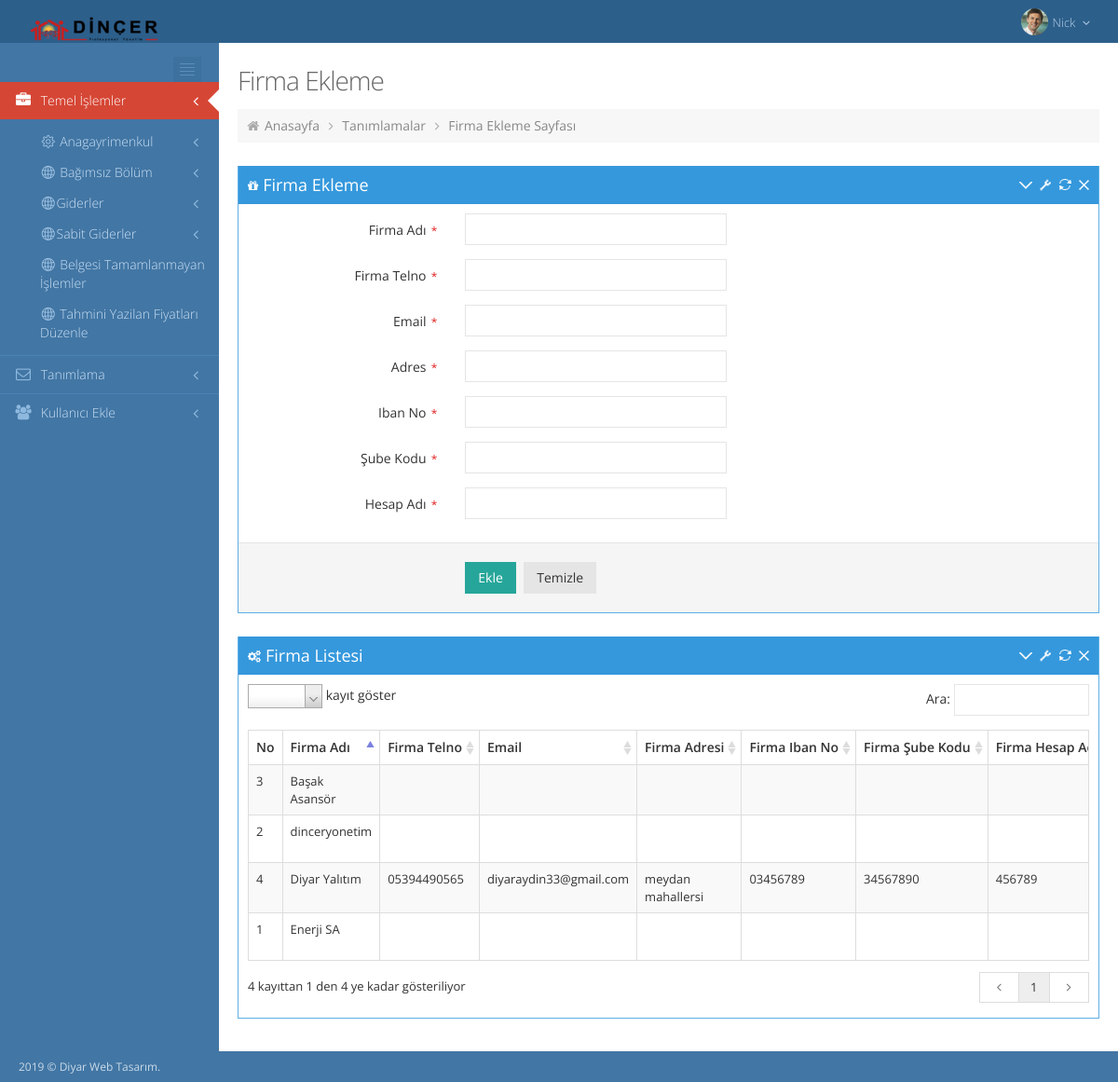
The page /templates/admin/firma_ekle.php on the database its author committed.
### tables this page shows
CREATE TABLE `tb_firma` (
  `id` int(11) NOT NULL,
  `ad` varchar(50) DEFAULT NULL,
  `telno` varchar(50) DEFAULT NULL,
  `email` varchar(50) DEFAULT NULL,
  `adres` varchar(200) DEFAULT NULL,
  `iban_no` varchar(50) DEFAULT NULL,
  `subekodu` varchar(50) DEFAULT NULL,
  `hesapadi` varchar(250) DEFAULT NULL
);

### templates/admin/firma_ekle.php (the view, shortened to what this page needs)
<?php
include("db/connection.php");
 ?>
<!DOCTYPE html>
<html lang="en">
<head>
<?php include'page_flash.php'; ?>
<link href="../../assets/global/plugins/font-awesome/css/font-awesome.min.css" rel="stylesheet" type="text/css"/>
<link href="../../assets/global/plugins/simple-line-icons/simple-line-icons.min.css" rel="stylesheet" type="text/css"/>
<link href="../../assets/global/plugins/bootstrap/css/bootstrap.min.css" rel="stylesheet" type="text/css"/>
<link href="../../assets/global/plugins/uniform/css/uniform.default.css" rel="stylesheet" type="text/css"/>
<link href="../../assets/global/plugins/bootstrap-switch/css/bootstrap-switch.min.css" rel="stylesheet" type="text/css"/>
<link href="../../assets/global/css/components.css" id="style_components" rel="stylesheet" type="text/css"/>
<link href="../../assets/global/css/plugins.css" rel="stylesheet" type="text/css"/>
<link href="../../assets/admin/layout/css/layout.css" rel="stylesheet" type="text/css"/>
<link id="style_color" href="../../assets/admin/layout/css/themes/blue.css" rel="stylesheet" type="text/css"/>
<link href="../../assets/admin/layout/css/custom.css" rel="stylesheet" type="text/css"/>
<link rel="stylesheet" type="text/css" href="../../assets/global/plugins/select2/select2.css"/>
<link rel="stylesheet" type="text/css" href="../../assets/global/plugins/datatables/extensions/Scroller/css/dataTables.scroller.min.css"/>
<link rel="stylesheet" type="text/css" href="../../assets/global/plugins/datatables/extensions/ColReorder/css/dataTables.colReorder.min.css"/>
<link rel="stylesheet" type="text/css" href="../../assets/global/plugins/datatables/plugins/bootstrap/dataTables.bootstrap.css"/>
</head>
<body class="page-header-fixed page-quick-sidebar-over-content">
<?php include 'header.php'; ?>
<div class="page-container">
	<div class="page-sidebar-wrapper">
		<?php include 'side_menu.php'; ?>
	</div>
	<div class="page-content-wrapper">
		<div class="page-content">
			<h3 class="page-title">
			Firma Ekleme
			</h3>
			<div class="page-bar">
				<ul class="page-breadcrumb">
					<li>
						<i class="fa fa-home"></i>
						<a href="index.php">Anasayfa</a>
						<i class="fa fa-angle-right"></i>
					</li>
					<li>
						<a href="">Tanımlamalar</a>
						<i class="fa fa-angle-right"></i>
					</li>
					<li>
						<a href="">Firma Ekleme  Sayfası</a>
					</li>
				</ul>
			</div>
			<div class="row">
				<div class="col-md-12">
					<div class="row">
				<div class="col-md-12">
					<div class="portlet box blue">
						<div class="portlet-title">
							<div class="caption">
								<i class="fa fa-gift"></i>Firma Ekleme
							</div>
							<div class="tools">
								<a href="javascript:;" class="collapse">
								</a>
								<a href="#portlet-config" data-toggle="modal" class="config">
								</a>
								<a href="javascript:;" class="reload">
								</a>
								<a href="javascript:;" class="remove">
								</a>
							</div>
						</div>
						<div class="portlet-body form">
							<form action="firma_ekle_control.php" method="post"  class="form-horizontal">
								<div class="form-body">
									<div class="form-group">
										<label class="control-label col-md-3">Firma Adı<span class="required">
										* </span>
										</label>
										<div class="col-md-4">
											<input type="text" name="firma_adi" data-required="1" class="form-control"/>
										</div>
									</div>
										<div class="form-group">
										<label class="control-label col-md-3">Firma Telno<span class="required">
										* </span>
										</label>
										<div class="col-md-4">
											<input type="text" name="firma_telno" data-required="1" class="form-control"/>
										</div>
									</div>
										<div class="form-group">
										<label class="control-label col-md-3">Email<span class="required">
										* </span>
										</label>
										<div class="col-md-4">
											<input type="text" name="firma_email" data-required="1" class="form-control"/>
										</div>
									</div>
										<div class="form-group">
										<label class="control-label col-md-3">Adres<span class="required">
										* </span>
										</label>
										<div class="col-md-4">
											<input type="text" name="firma_adres" data-required="1" class="form-control"/>
										</div>
									</div>
										<div class="form-group">
										<label class="control-label col-md-3">Iban No<span class="required">
										* </span>
										</label>
										<div class="col-md-4">
											<input type="text" name="firma_ibanno" data-required="1" class="form-control"/>
										</div>
									</div>
										<div class="form-group">
										<label class="control-label col-md-3">Şube Kodu<span class="required">
										* </span>
										</label>
										<div class="col-md-4">
											<input type="text" name="firma_subekodu" data-required="1" class="form-control"/>
										</div>
									</div>
										<div class="form-group">
										<label class="control-label col-md-3">Hesap Adı<span class="required">
										* </span>
										</label>
										<div class="col-md-4">
											<input type="text" name="firma_hesapadi" data-required="1" class="form-control"/>
										</div>
									</div>
								</div>
								<div class="form-actions">
									<div class="row">
										<div class="col-md-offset-3 col-md-9">
											<button type="submit" class="btn green">Ekle</button>
											<button type="reset" class="btn default">Temizle</button>
										</div>
									</div>
								</div>
							</form>
						</div>
					</div>
				</div>
			</div>
<div class="portlet box blue">
						<div class="portlet-title">
							<div class="caption">
								<i class="fa fa-cogs"></i>Firma  Listesi
							</div>
							<div class="tools">
								<a href="javascript:;" class="collapse">
								</a>
								<a href="#portlet-config" data-toggle="modal" class="config">
								</a>
								<a href="javascript:;" class="reload">
								</a>
								<a href="javascript:;" class="remove">
								</a>
							</div>
						</div>
						<div class="portlet-body">
							<div class="portlet-body">
								<table class="table table-striped table-bordered table-hover" id="sample_6">
								<thead>
								<tr>
									<th scope="col" style="width:50px">
										No
									</th>
									<th scope="col" style="width:450px !important">
										Firma Adı
									</th>
										<th scope="col" style="width:450px !important">
										Firma Telno
									</th>
										<th scope="col" style="width:450px !important">
										Email
									</th>
										<th scope="col" style="width:450px !important">
										Firma Adresi
									</th>
										<th scope="col" style="width:450px !important">
										Firma Iban No
									</th>
										<th scope="col" style="width:450px !important">
										Firma Şube Kodu
									</th>
										<th scope="col" style="width:450px !important">
										Firma Hesap Adı
									</th>
								</tr>
								</thead>
								<tbody>
<?php
						$sql = "select * from tb_firma";
						$result = $db->query($sql);
$sayac=1;
						if ($result->num_rows > 0) {
						    while($row = $result->fetch_assoc()) {
						    	echo '<tr>';
						    	echo '<td>'.$sayac.'</td>';
						    	echo '<td>'.$row["ad"].'</td>';
						    	echo '<td>'.$row["telno"].'</td>';
						    	echo '<td>'.$row["email"].'</td>';
						    	echo '<td>'.$row["adres"].'</td>';
						    	echo '<td>'.$row["iban_no"].'</td>';
						    	echo '<td>'.$row["subekodu"].'</td>';
						    	echo '<td>'.$row["hesapadi"].'</td>';
						        echo '</tr>';
						    $sayac++;
						    }
						} else {
						    echo "0 results";
						}
						 ?>
								</tbody>
								</table>
							</div>
						</div>
					</div>
	</div>
			</div>
				</div>
			</div>
		</div>
<?php include 'footer.php'; ?>
</body>
</html>

### assets/global/css/plugins.css (style rules this page uses)
.dataTable { width: 100%; clear: both; margin-top: 5px; }
.dataTable > thead > tr > th.sorting, .dataTable > thead > tr > th.sorting_asc, .dataTable > thead > tr > th.sorting_desc { padding-right: 18px; }

### assets/admin/layout/css/themes/blue.css (style rules this page uses)
body { background-color: #4276A4; }

### rows shown on the page
tb_firma: ad "Enerji SA"
tb_firma: ad "dinceryonetim"
tb_firma: ad "Başak Asansör"
tb_firma: ad "Diyar Yalıtım", telno "05394490565", email "diyaraydin33@gmail.com", adres "meydan mahallersi", iban_no "03456789", subekodu "34567890", hesapadi "456789"
